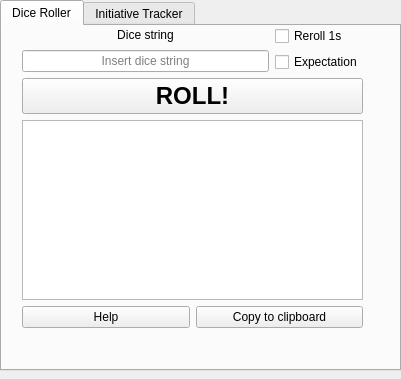
<?xml version="1.0" encoding="UTF-8"?>
<ui version="4.0">
 <class>DiceRoller</class>
 <widget class="QWidget" name="DiceRoller">
  <property name="geometry">
   <rect>
    <x>0</x>
    <y>0</y>
    <width>401</width>
    <height>379</height>
   </rect>
  </property>
  <property name="windowTitle">
   <string>DiceRoller</string>
  </property>
  <property name="windowIcon">
   <iconset resource="../resources/diceroller.qrc">
    <normaloff>:/icons/dice_original.png</normaloff>:/icons/dice_original.png</iconset>
  </property>
  <widget class="QTabWidget" name="tabWidget">
   <property name="geometry">
    <rect>
     <x>0</x>
     <y>0</y>
     <width>401</width>
     <height>371</height>
    </rect>
   </property>
   <property name="currentIndex">
    <number>0</number>
   </property>
   <widget class="QWidget" name="roller">
    <attribute name="title">
     <string>Dice Roller</string>
    </attribute>
    <widget class="QWidget" name="layoutWidget">
     <property name="geometry">
      <rect>
       <x>20</x>
       <y>0</y>
       <width>341</width>
       <height>302</height>
      </rect>
     </property>
     <layout class="QVBoxLayout" name="verticalLayout_3">
      <item>
       <layout class="QHBoxLayout" name="horizontalLayout">
        <item>
         <layout class="QVBoxLayout" name="verticalLayout_2">
          <item>
           <widget class="QLabel" name="stringLabel">
            <property name="text">
             <string>Dice string</string>
            </property>
            <property name="alignment">
             <set>Qt::AlignCenter</set>
            </property>
           </widget>
          </item>
          <item>
           <widget class="QLineEdit" name="Rollstring">
            <property name="toolTip">
             <string>&lt;html&gt;&lt;head/&gt;&lt;body&gt;&lt;p&gt;Format it as [&lt;span style=&quot; font-style:italic;&quot;&gt;Repetitions&lt;/span&gt;]x[&lt;span style=&quot; font-style:italic;&quot;&gt;Number&lt;/span&gt;]d[&lt;span style=&quot; font-style:italic;&quot;&gt;Sides&lt;/span&gt;]+[&lt;span style=&quot; font-style:italic;&quot;&gt;Modifier&lt;/span&gt;]&lt;/p&gt;&lt;/body&gt;&lt;/html&gt;</string>
            </property>
            <property name="alignment">
             <set>Qt::AlignCenter</set>
            </property>
            <property name="placeholderText">
             <string>Insert dice string</string>
            </property>
           </widget>
          </item>
         </layout>
        </item>
        <item>
         <layout class="QVBoxLayout" name="verticalLayout">
          <item>
           <widget class="QCheckBox" name="rerollButton">
            <property name="text">
             <string>Reroll 1s</string>
            </property>
           </widget>
          </item>
          <item>
           <widget class="QCheckBox" name="expectationButton">
            <property name="text">
             <string>Expectation</string>
            </property>
           </widget>
          </item>
         </layout>
        </item>
       </layout>
      </item>
      <item>
       <widget class="QPushButton" name="rollButton">
        <property name="font">
         <font>
          <pointsize>18</pointsize>
          <weight>75</weight>
          <bold>true</bold>
         </font>
        </property>
        <property name="focusPolicy">
         <enum>Qt::StrongFocus</enum>
        </property>
        <property name="toolTipDuration">
         <number>0</number>
        </property>
        <property name="text">
         <string>ROLL!</string>
        </property>
        <property name="icon">
         <iconset resource="../resources/diceroller.qrc">
          <normaloff>:/icons/dice_original.png</normaloff>:/icons/dice_original.png</iconset>
        </property>
        <property name="iconSize">
         <size>
          <width>28</width>
          <height>28</height>
         </size>
        </property>
       </widget>
      </item>
      <item>
       <widget class="QTextBrowser" name="result">
        <property name="font">
         <font>
          <pointsize>14</pointsize>
         </font>
        </property>
        <property name="html">
         <string>&lt;!DOCTYPE HTML PUBLIC &quot;-//W3C//DTD HTML 4.0//EN&quot; &quot;http://www.w3.org/TR/REC-html40/strict.dtd&quot;&gt;
&lt;html&gt;&lt;head&gt;&lt;meta name=&quot;qrichtext&quot; content=&quot;1&quot; /&gt;&lt;style type=&quot;text/css&quot;&gt;
p, li { white-space: pre-wrap; }
&lt;/style&gt;&lt;/head&gt;&lt;body style=&quot; font-family:'Fira Sans Book'; font-size:14pt; font-weight:232; font-style:normal;&quot;&gt;
&lt;p align=&quot;center&quot; style=&quot;-qt-paragraph-type:empty; margin-top:0px; margin-bottom:0px; margin-left:0px; margin-right:0px; -qt-block-indent:0; text-indent:0px; font-family:'SF Pro Text'; font-weight:400;&quot;&gt;&lt;br /&gt;&lt;/p&gt;
&lt;p align=&quot;center&quot; style=&quot;-qt-paragraph-type:empty; margin-top:0px; margin-bottom:0px; margin-left:0px; margin-right:0px; -qt-block-indent:0; text-indent:0px; font-family:'SF Pro Text'; font-weight:400;&quot;&gt;&lt;br /&gt;&lt;/p&gt;&lt;/body&gt;&lt;/html&gt;</string>
        </property>
        <property name="placeholderText">
         <string>Result</string>
        </property>
       </widget>
      </item>
      <item>
       <layout class="QHBoxLayout" name="horizontalLayout_7">
        <item>
         <widget class="QPushButton" name="helpButton">
          <property name="text">
           <string>Help</string>
          </property>
         </widget>
        </item>
        <item>
         <widget class="QPushButton" name="copyButton">
          <property name="text">
           <string>Copy to clipboard</string>
          </property>
         </widget>
        </item>
       </layout>
      </item>
     </layout>
    </widget>
   </widget>
   <widget class="QWidget" name="initiative">
    <attribute name="title">
     <string>Initiative Tracker</string>
    </attribute>
    <widget class="QWidget" name="layoutWidget">
     <property name="geometry">
      <rect>
       <x>80</x>
       <y>70</y>
       <width>191</width>
       <height>239</height>
      </rect>
     </property>
     <layout class="QVBoxLayout" name="verticalLayout_4">
      <item>
       <layout class="QHBoxLayout" name="horizontalLayout_2">
        <item>
         <widget class="QLabel" name="label">
          <property name="text">
           <string>PG 1</string>
          </property>
          <property name="alignment">
           <set>Qt::AlignCenter</set>
          </property>
         </widget>
        </item>
        <item>
         <widget class="QPushButton" name="pushButton">
          <property name="text">
           <string>Done</string>
          </property>
         </widget>
        </item>
       </layout>
      </item>
      <item>
       <layout class="QHBoxLayout" name="horizontalLayout_3">
        <item>
         <widget class="QLabel" name="label_2">
          <property name="text">
           <string>PG 2</string>
          </property>
          <property name="alignment">
           <set>Qt::AlignCenter</set>
          </property>
         </widget>
        </item>
        <item>
         <widget class="QPushButton" name="pushButton_2">
          <property name="text">
           <string>Done</string>
          </property>
         </widget>
        </item>
       </layout>
      </item>
      <item>
       <layout class="QHBoxLayout" name="horizontalLayout_4">
        <item>
         <widget class="QLabel" name="label_3">
          <property name="text">
           <string>PG 3</string>
          </property>
          <property name="alignment">
           <set>Qt::AlignCenter</set>
          </property>
         </widget>
        </item>
        <item>
         <widget class="QPushButton" name="pushButton_3">
          <property name="text">
           <string>Done</string>
          </property>
         </widget>
        </item>
       </layout>
      </item>
      <item>
       <layout class="QHBoxLayout" name="horizontalLayout_6">
        <item>
         <widget class="QLabel" name="label_5">
          <property name="text">
           <string>PG 4</string>
          </property>
          <property name="alignment">
           <set>Qt::AlignCenter</set>
          </property>
         </widget>
        </item>
        <item>
         <widget class="QPushButton" name="pushButton_6">
          <property name="text">
           <string>Done</string>
          </property>
         </widget>
        </item>
       </layout>
      </item>
      <item>
       <layout class="QHBoxLayout" name="horizontalLayout_5">
        <item>
         <widget class="QLabel" name="label_4">
          <property name="text">
           <string>Monster</string>
          </property>
          <property name="alignment">
           <set>Qt::AlignCenter</set>
          </property>
         </widget>
        </item>
        <item>
         <widget class="QPushButton" name="pushButton_4">
          <property name="text">
           <string>Done</string>
          </property>
         </widget>
        </item>
       </layout>
      </item>
     </layout>
    </widget>
    <widget class="QPushButton" name="pushButton_5">
     <property name="geometry">
      <rect>
       <x>10</x>
       <y>10</y>
       <width>371</width>
       <height>39</height>
      </rect>
     </property>
     <property name="text">
      <string>Add names and start battle</string>
     </property>
    </widget>
   </widget>
  </widget>
 </widget>
 <resources>
  <include location="../resources/diceroller.qrc"/>
 </resources>
 <connections/>
</ui>
